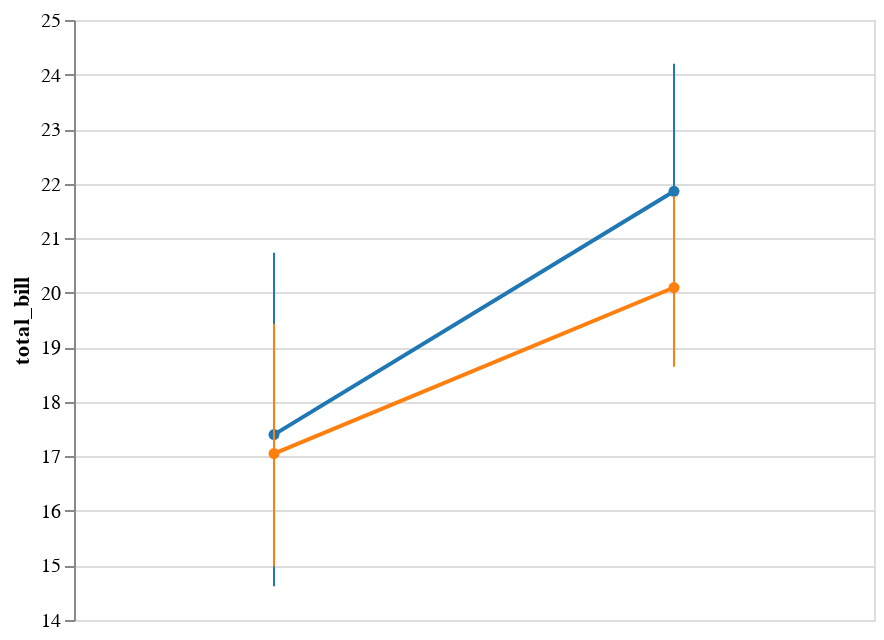

Write notebook code for a chart like this one.
### Code cell
display(salt.pointplot(x="time", y="total_bill", hue="smoker", data=tips))
ax = sns.pointplot(x="time", y="total_bill", hue="smoker", data=tips)

### Figure 1 — Vega-Lite specification as saved in the notebook (floating-point values rounded to 4 significant figures)
{"$schema": "https://vega.github.io/schema/vega-lite/v2.4.1.json", "config": {"view": {"height": 300, "width": 400}}, "data": {"values": [{"c": "rgb(31.0, 119.0, 180.0)", "ci0": 14.62, "ci1": 20.74, "smoker": "Yes", "time": "Lunch", "total_bill": 17.4}, {"c": "rgb(255.0, 127.0, 14.0)", "ci0": 14.98, "ci1": 19.43, "smoker": "No", "time": "Lunch", "total_bill": 17.05}, {"c": "rgb(31.0, 119.0, 180.0)", "ci0": 19.5, "ci1": 24.2, "smoker": "Yes", "time": "Dinner", "total_bill": 21.86}, {"c": "rgb(255.0, 127.0, 14.0)", "ci0": 18.64, "ci1": 21.77, "smoker": "No", "time": "Dinner", "total_bill": 20.1}]}, "layer": [{"encoding": {"color": {"field": "c", "scale": null, "type": "nominal"}, "x": {"axis": {"title": "time"}, "field": "time", "sort": null, "type": "nominal"}, "y": {"axis": {"title": "total_bill"}, "field": "total_bill", "scale": {"zero": false}, "type": "quantitative"}}, "mark": {"point": true, "type": "line"}, "selection": {"selector002": {"bind": "scales", "encodings": ["x", "y"], "mark": {"fill": "#333", "fillOpacity": 0.125, "stroke": "white"}, "on": "[mousedown, window:mouseup] > window:mousemove!", "resolve": "global", "translate": "[mousedown, window:mouseup] > window:mousemove!", "type": "interval", "zoom": "wheel!"}}}, {"encoding": {"color": {"field": "c", "scale": null, "type": "nominal"}, "x": {"axis": null, "field": "time", "sort": null, "type": "nominal"}, "y": {"field": "ci0", "type": "quantitative"}, "y2": {"field": "ci1", "type": "quantitative"}}, "mark": "rule"}]}
